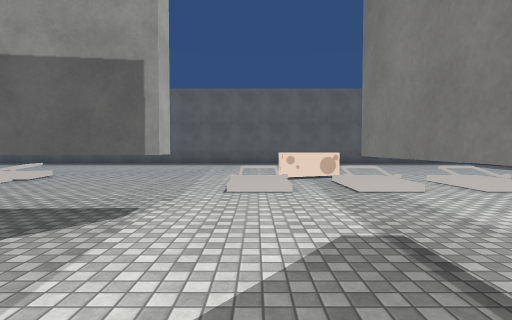
[1] (above)

18 first-person views from a walk through a 3-D level made in the Unity game engine. The camera is 1.4 m above the floor, tilts 2° down and sees 80° across. The floor is counted in squares, 2 m on a side. Each view is taken from the middle of a square. On the plan, view 1 faces up. The plan holds only what a view shows up to about 10 squares ahead; the rest is blank. The place goes on beyond the plan. Some surface patterns are stand-ins.

[2]
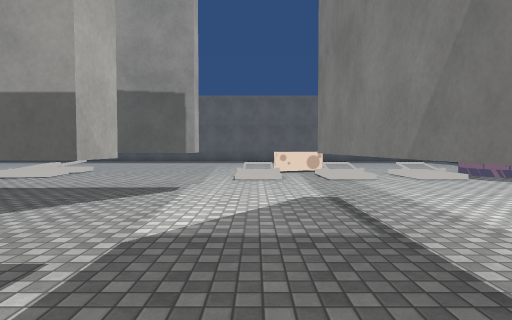

[3]
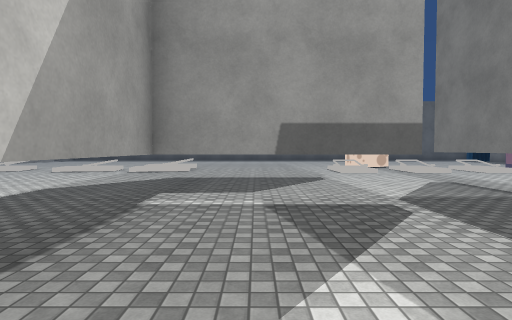

[4]
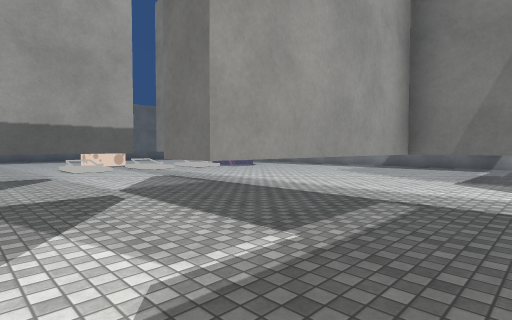

[5]
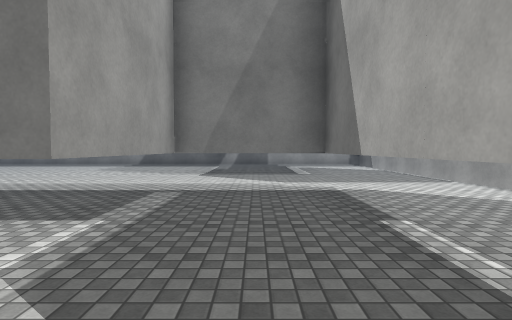

[6]
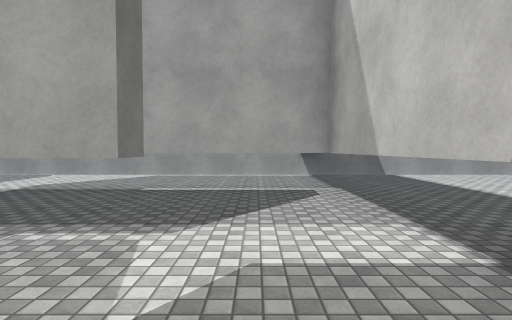

[7]
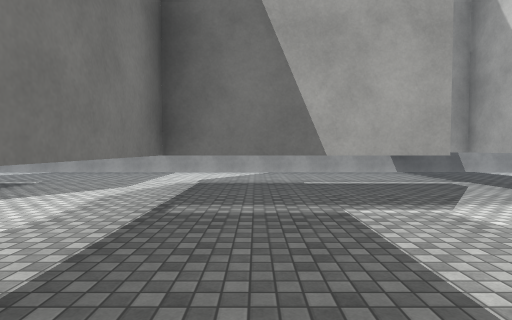

[8]
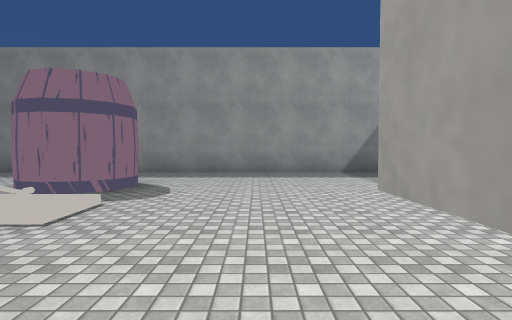

[9]
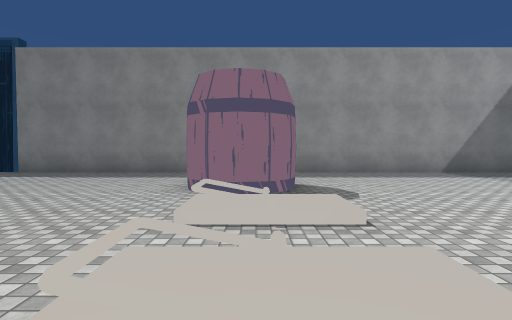

[10]
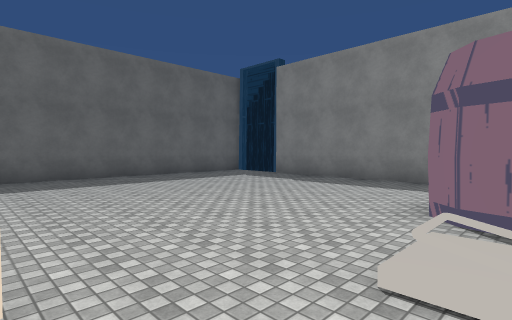

[11]
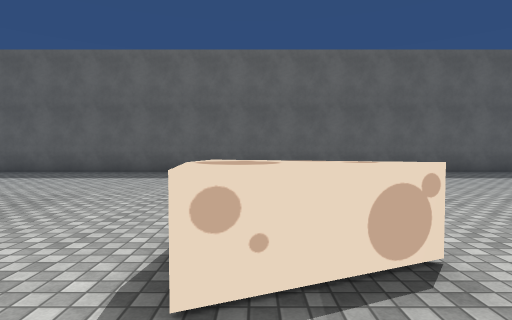

[12]
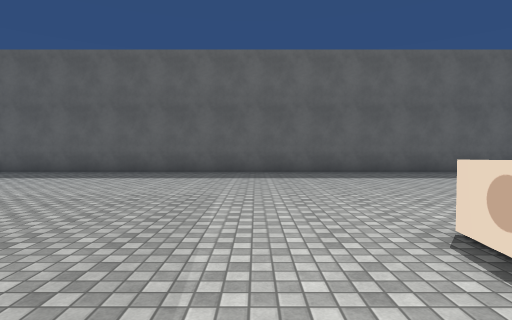

[13]
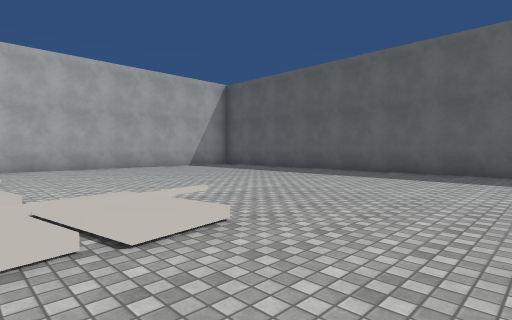

[14]
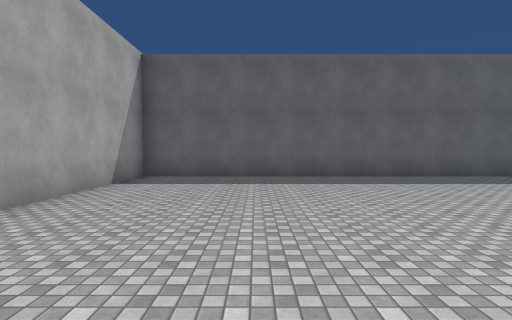

[15]
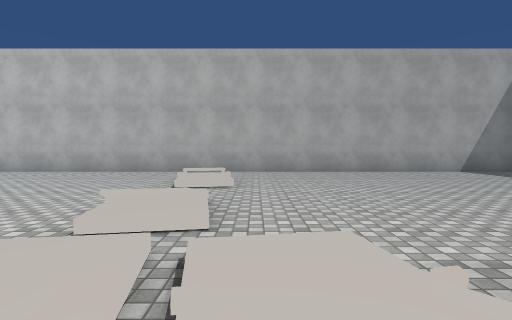

[16]
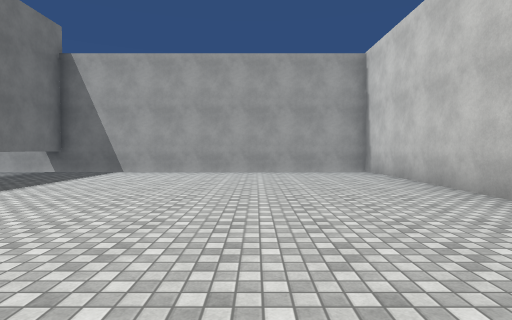

[17]
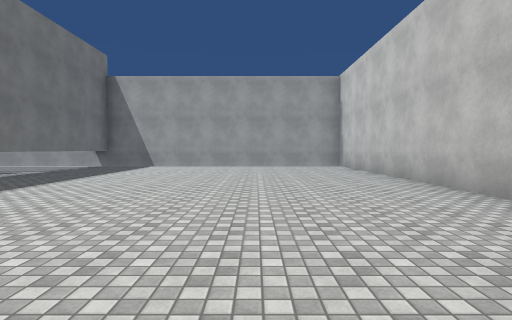

[18]
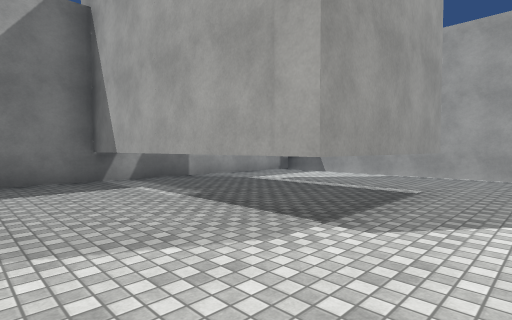

### Floor plan
Key: @ floor where view 1 was taken; # wall or solid block; . main floor; : floor 0.25 m higher than the main floor; / step, stairs or slope; T thing the floor can be seen under or through; O other object.
Columns run from 15 left of view 1 to 11 right of it. Each row starts with its distance up from view 1.
 16 #########################
 15 #.......................
 14 #.......................  #
 13 #........................##
 12 #........................#
 11 #........................#
 10 #........................#
  9 #........................#
  8 #......../......OO.......#
  7 #.......///...././///OO  #
  6 #..:/.::///...././///OO..#
  5 #../.././.....././///....#
  4 #.......... TT...........#
  3 #......... ..............#
  2 #......... .....T........#
  1 #......... .....T........#
  0 #..........#TTT@T........#
 -1 #.........#.....T........#
 -2 #.........T.....T........#
 -3 #.........T..TTTT...TTTTT#
 -4 #.........T.....T...T....#
 -5 #.........T.....T...T....#
 -6 #..........TTTTTT...T....#
 -7 #.........T..........   .#
 -8 #.........T..............#
 -9 #.........T..............
-10 ########################

Where each view was taken, in squares from view 1:
view 1: 0 up, 0 right, facing up
view 2: 2 down, 0 right, facing up
view 3: 4 down, 3 left, facing up
view 4: 5 down, 3 left, facing up-right
view 5: 5 down, 4 left, facing right
view 6: 1 down, 3 left, facing down
view 7: 0 up, 0 right, facing down
view 8: 3 up, 1 right, facing right
view 9: 6 up, 1 right, facing right
view 10: 6 up, 2 right, facing up-right
view 11: 6 up, 1 right, facing up
view 12: 6 up, 1 left, facing up
view 13: 6 up, 3 left, facing up-left
view 14: 6 up, 11 left, facing up
view 15: 7 up, 5 left, facing left
view 16: 0 up, 11 left, facing down
view 17: 3 up, 11 left, facing down
view 18: 1 down, 3 right, facing down-right
